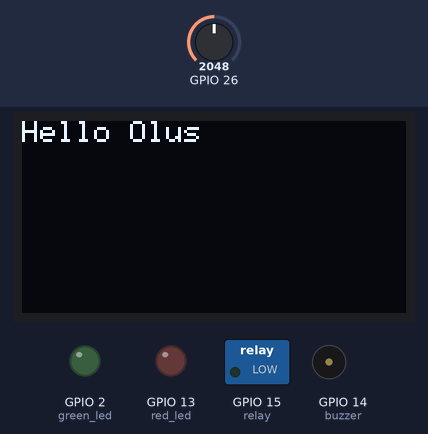
A sketch run on a simulated ESP32. Parts: 128×64 one-colour display, switched loads named in the sketch (green lamp = pin HIGH), output pins drawn as LEDs (lit = HIGH), buzzer (waves = sounding, pin HIGH). Inputs (shaded band) come from the test bench; at power-on: GPIO 26 = 2048. What the sketch prints to the serial monitor is not drawn.

Above: at 2.1 s.
At 6.2 s:
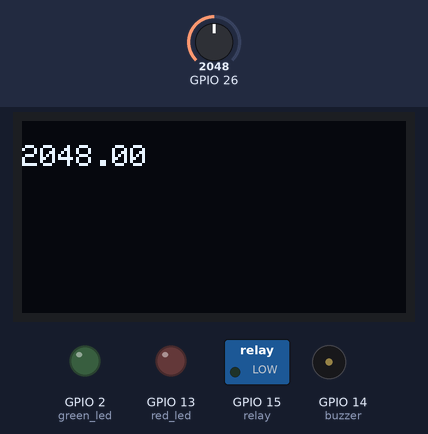
6.3 s: GPIO 26 set to 2866
At 20.0 s:
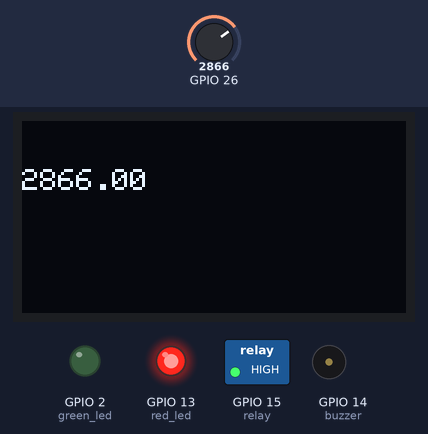
20.3 s: GPIO 26 set to 3603
At 34.0 s:
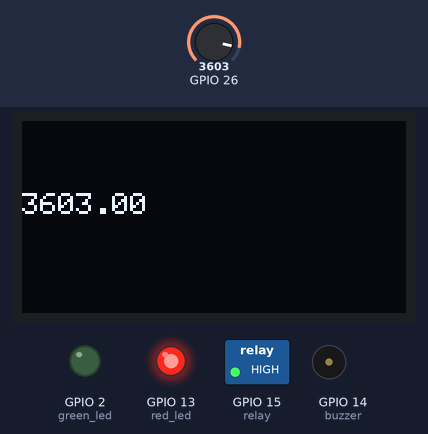
34.3 s: GPIO 26 set to 4095
At 52.9 s:
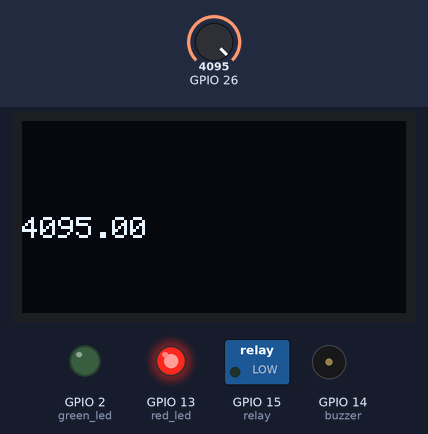
Timing chart, 0 to 54.3 s (numbered marks = the images above; inputs shaded):
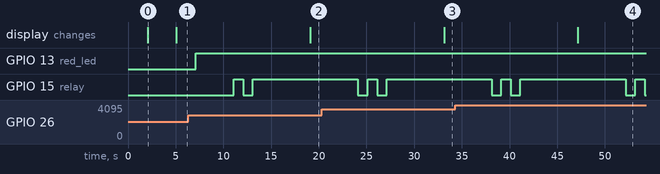

The sketch:

LPG_WITHESP32_AND_DISPLAY1306.ino
```cpp
#include <Wire.h>
#include <Adafruit_GFX.h>
#include <Adafruit_SSD1306.h>

#define SCREEN_WIDTH 128
#define SCREEN_HEIGHT 64

Adafruit_SSD1306 display(SCREEN_WIDTH, SCREEN_HEIGHT, &Wire, -1);


const int red_led=13;
const int green_led =2;
const int buzzer=14;
float LPGthreshold = 150;
const int relay = 15;
const int firstalermthresold = 220;

//bool smsSent = false;
#define SerialMon Serial


void setup() {


  SerialMon.begin(115200);


//    pinMode(pin,INPUT);/
  pinMode(red_led,OUTPUT);
  pinMode(green_led,OUTPUT);
  pinMode(buzzer,OUTPUT);
  pinMode(relay,OUTPUT);
   Wire.begin(5, 4);

  if(!display.begin(SSD1306_SWITCHCAPVCC, 0x3C, false, false)) {
    Serial.println(F("SSD1306 allocation failed"));
    for(;;);
  }
  delay(2000); // Pause for 2 seconds

  // Clear the buffer.
  display.clearDisplay();

  // Draw bitmap on the screen
 display.println("Hello Olus");
  display.display();
  delay(3000);
  }

void loop() {
  // To access your stored values on inputString, inputInt, inputFloat


  float Sensor_value =analogRead(26);
display.clearDisplay();
  Serial.println(Sensor_value);
   display.println(Sensor_value);
  display.display();
  delay(2000);


  if((Sensor_value > LPGthreshold)){
      digitalWrite(green_led,LOW);
      digitalWrite(red_led,HIGH);
        delay(2000);
      Serial.println("Gas Leaked");
      delay(1000);
   //   tone(buzzer, 1000,500); // Send 1KHz sound signal...
   if(Sensor_value<firstalermthresold){
        tone(buzzer,500);
      delay(1000);
     // noTone(buzzer); // Stop sound...
     noTone();
      delay(500);
  //   tone(buzzer, 1000,500);
   tone(buzzer,1000);
     delay(1000);
     // noTone(buzzer); // Stop sound...
     noTone();
      delay(500);
   }else{
    digitalWrite(relay,LOW);
      delay(1000);
    digitalWrite(relay,HIGH);
      delay(1000);
    digitalWrite(relay,LOW);
      delay(1000);
       digitalWrite(relay,HIGH);
      delay(1000);
  }
  }

  else{
    digitalWrite(red_led,LOW);
    delay(200);
    digitalWrite(green_led,HIGH);
    delay(200);
    digitalWrite(green_led,LOW);

    digitalWrite(relay,HIGH);
    delay(2000);
   // noTone(buzzer);
   noTone();

    }

    delay(5000);
}

int playing = 0;
void tone(byte pin, int freq) {
  ledcSetup(0, 2000, 8); // setup beeper
  ledcAttachPin(pin, 0); // attach beeper
  ledcWriteTone(0, freq); // play tone
  playing = pin; // store pin
}
void noTone() {
  tone(playing, 0);
}
```

Measured:
- after the input at 6.3 s, the display: changes after 12.8 s (image 2)
- after the input at 20.3 s, the display: changes after 12.8 s (image 3)
- after the input at 34.3 s, the display: changes after 12.9 s (image 4)
- what the display in image 0 shows lasts 3.0 s, from 2.1 s to 5.1 s
